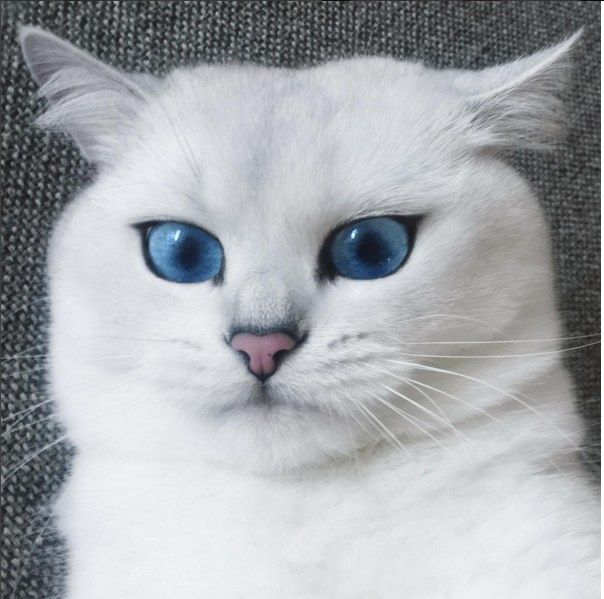
#> input picture day09/coby.jpg, 604 x 599 px, found by its file name
$ python p62_opencv.py   (older library calls are emulated)
#> lines starting #> are read from the running program, lines starting #| are printed output that depends on the picture
# file : p61_opencv.py
# desc : OpenCV 계속

import cv2

image = cv2.imread('./day09/coby.jpg', cv2.IMREAD_UNCHANGED)
#> image is the input picture: shape (599, 604, 3); mean B, G, R 173.5, 169.4, 166.1
dst = cv2.blur(image, (10, 10), anchor=(-1, -1), borderType=cv2.BORDER_DEFAULT)
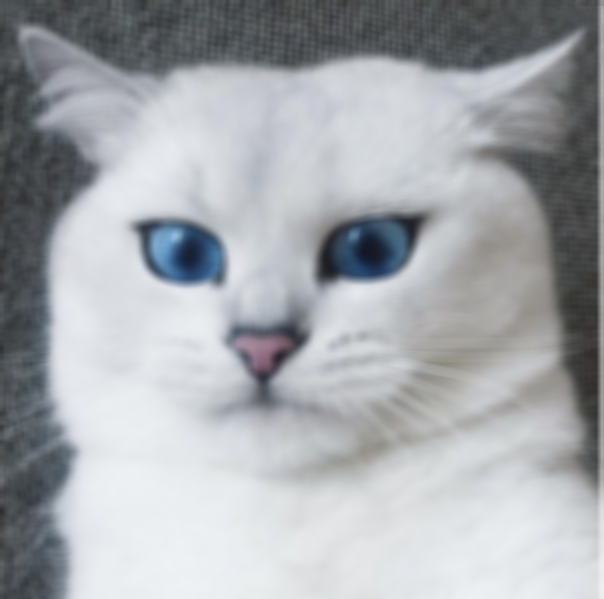
#> dst: shape (599, 604, 3); mean B, G, R 173.2, 169.2, 165.9

gray = cv2.cvtColor(image, cv2.COLOR_BGR2GRAY)
sobel = cv2.Sobel(gray, cv2.CV_8U, 1, 0, 3)
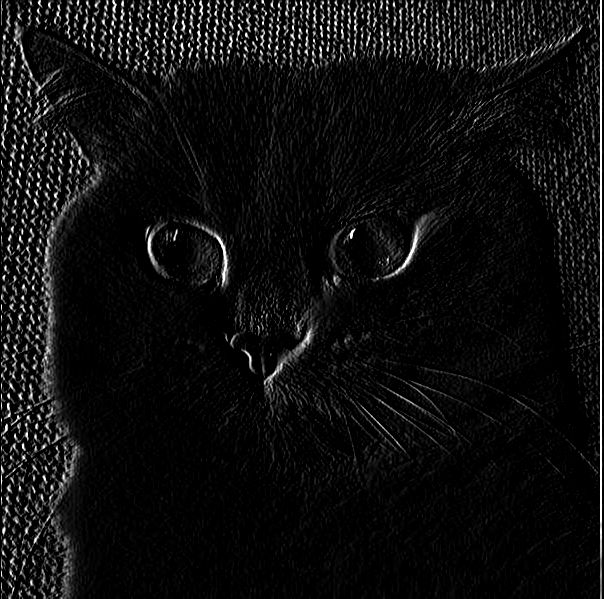
#> sobel: shape (599, 604); min 0, max 255, mean 15.2
laplacian = cv2.Laplacian(gray, cv2.CV_8U, ksize=3)
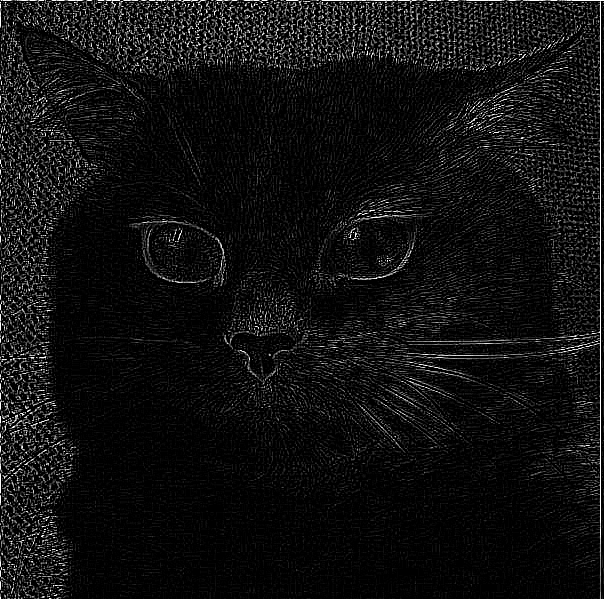
#> laplacian: shape (599, 604); min 0, max 255, mean 17.3
canny = cv2.Canny(image, 100, 255)
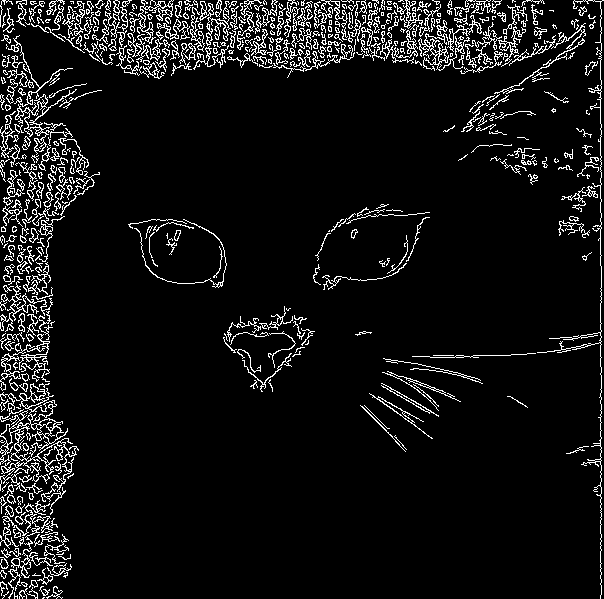
#> canny: shape (599, 604); 7.4% white in thin lines or dots

height, width, channel = image.shape
#> height = 599; width = 604; channel = 3

cv2.imshow('Coby the Cat, color', image) # 원본
cv2.imshow('Blur', dst) # 블러이미지
cv2.imshow('Sobel', sobel) # 입체감 있는 윤곽
cv2.imshow('Laplacian', laplacian) # 일반적인 윤곽
cv2.imshow('Canny', canny) # 흑백으로 윤곽

cv2.waitKey(0)
cv2.destroyAllWindows()

$ run again, with day09/tropical_beach.jpg copied over day09/coby.jpg
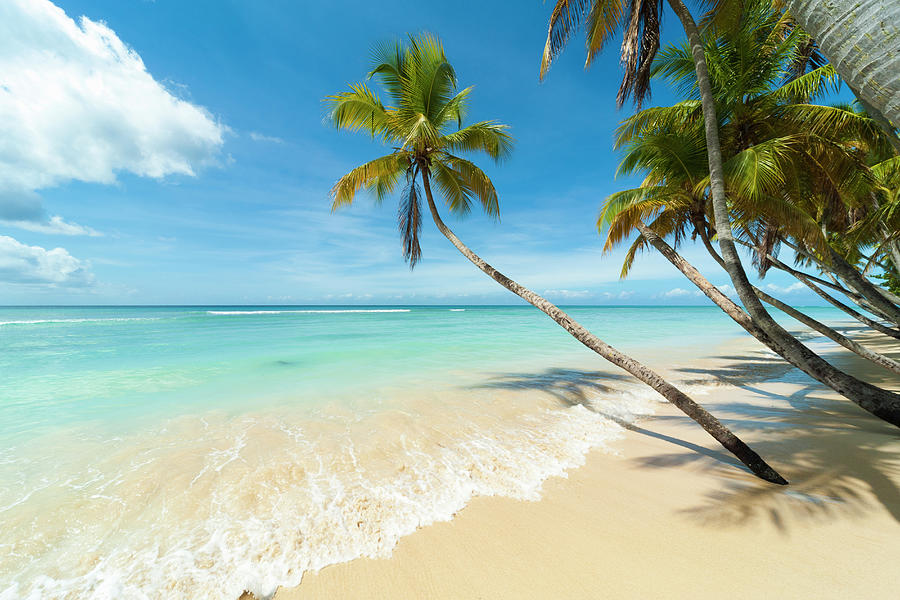
#> input picture day09/tropical_beach.jpg, 900 x 600 px, found by its file name
#> image is the input picture: shape (600, 900, 3); mean B, G, R 172.2, 178.7, 150
#> `gray = cv2.cvtColor(image, cv2.COLOR_BGR2GRAY)`:
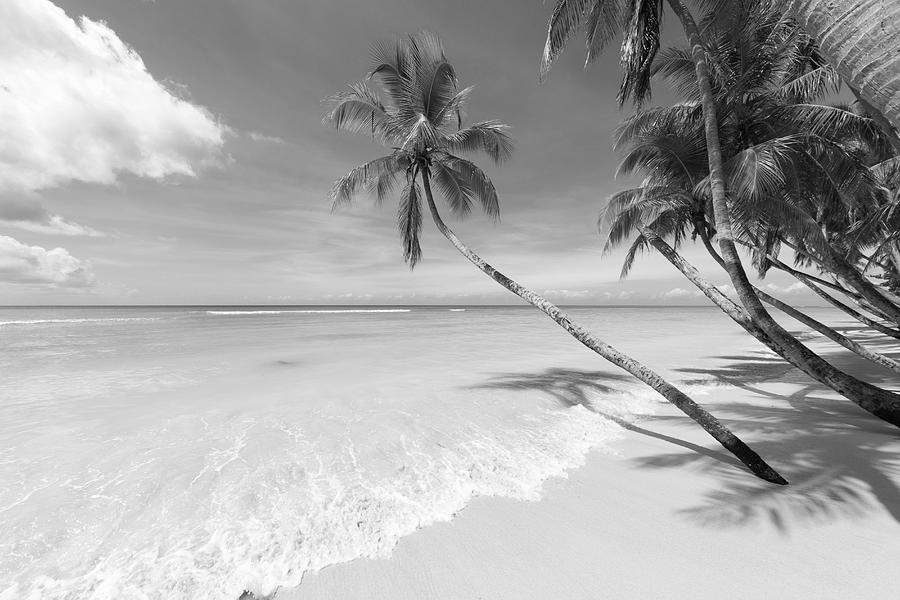
#> gray: shape (600, 900); min 0, max 255, mean 169.4
#> `canny = cv2.Canny(image, 100, 255)`:
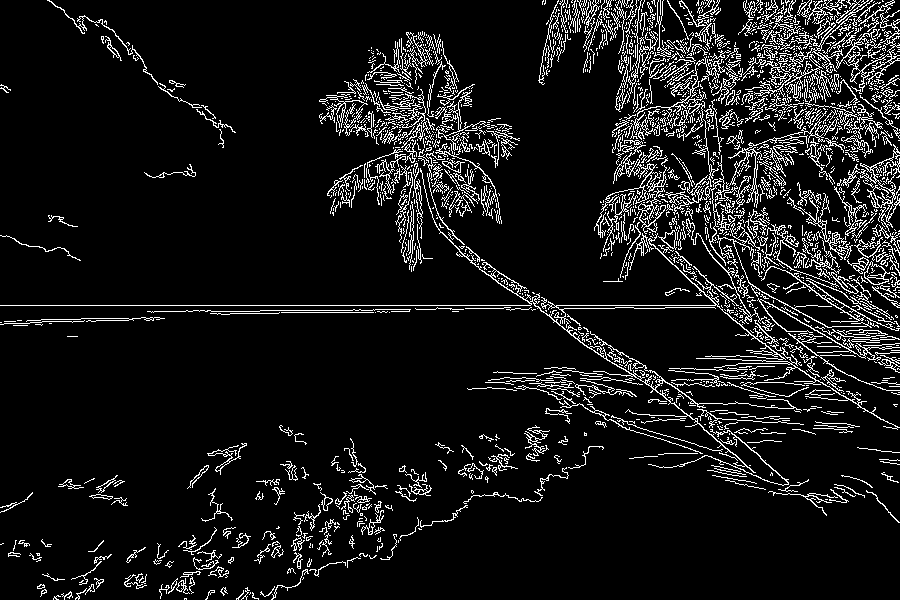
#> canny: shape (600, 900); 9% white in thin lines or dots
